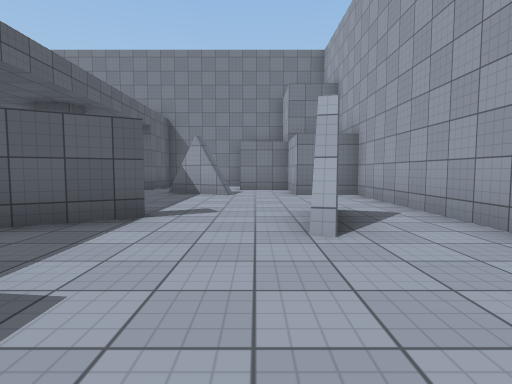
[1] (above)

14 first-person views from a walk through a 3-D level made in the Unity game engine. The camera is 1.2 m above the floor, tilts 4° down and sees 80° across. The floor is counted in squares, 2 m on a side. Each view is taken from the middle of a square. On the plan, view 1 faces up. The plan holds only what a view shows up to about 9 squares ahead; the rest is blank. The place goes on beyond the plan. The player character is not drawn. Surface patterns are stand-ins for the level's own textures.

[2]
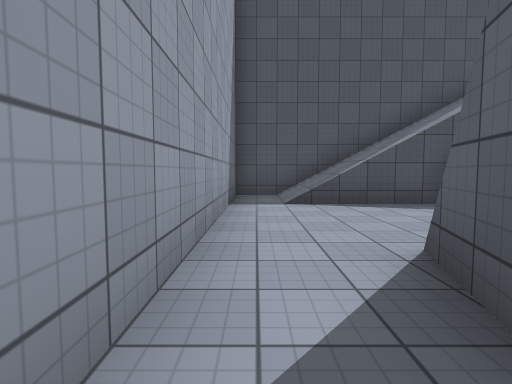

[3]
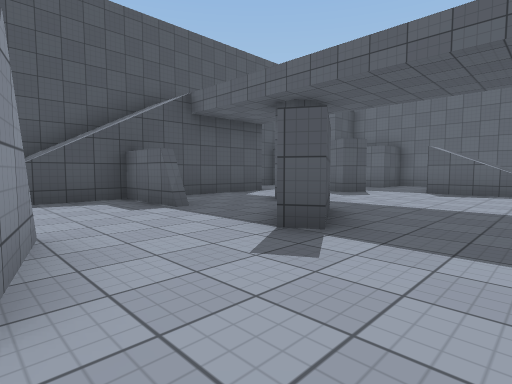

[4]
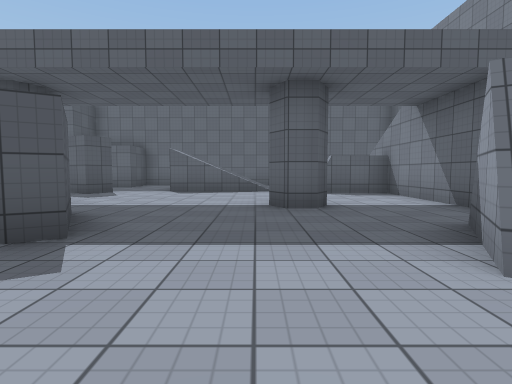

[5]
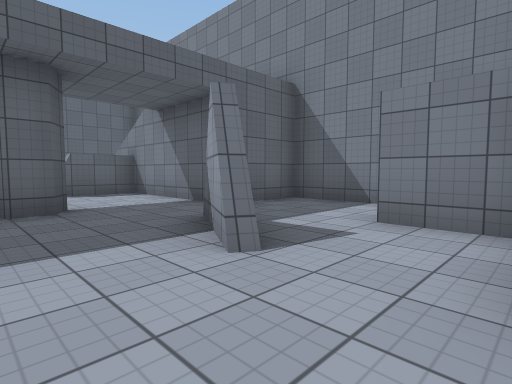

[6]
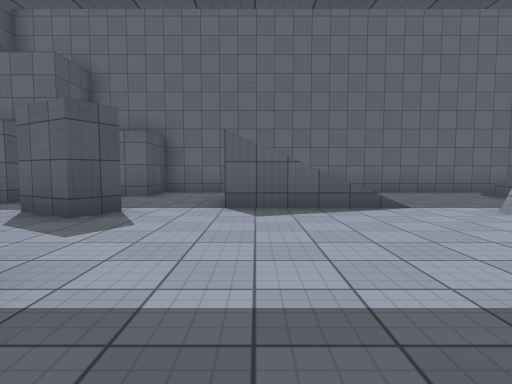

[7]
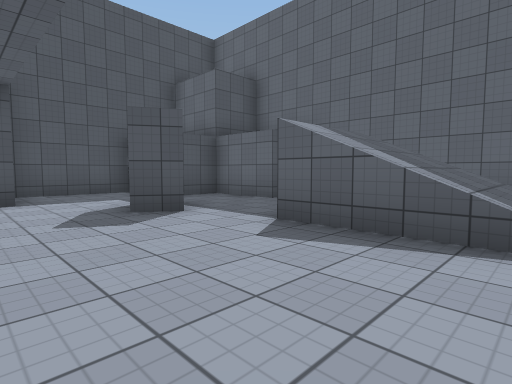

[8]
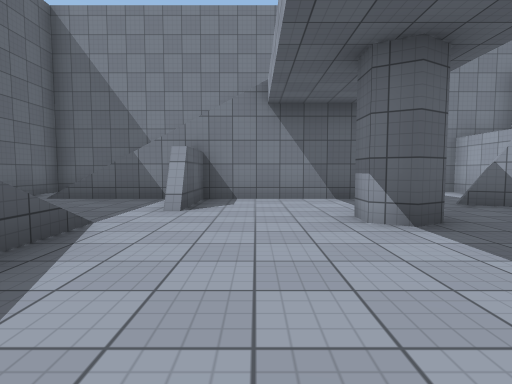

[9]
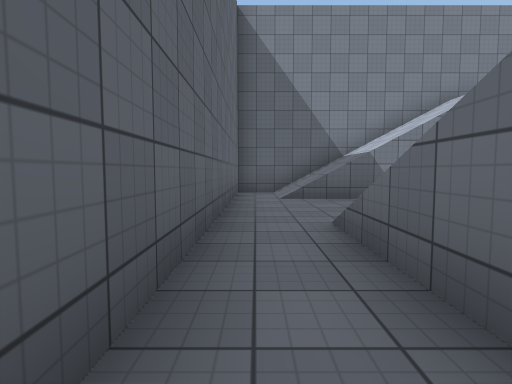

[10]
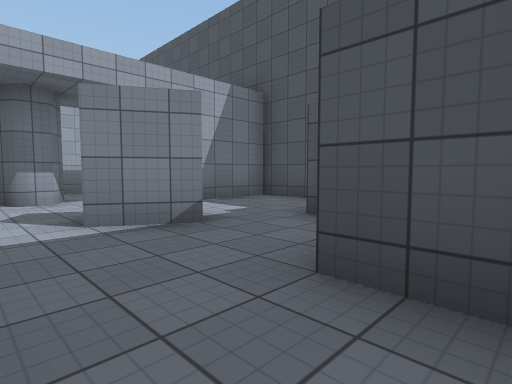

[11]
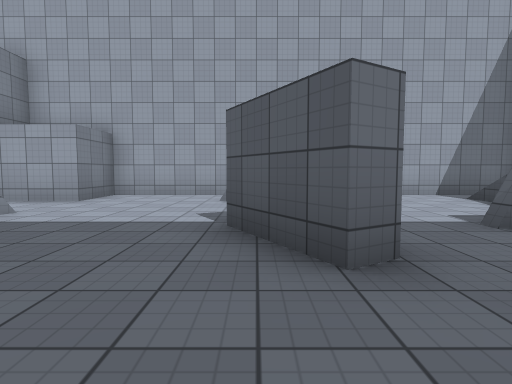

[12]
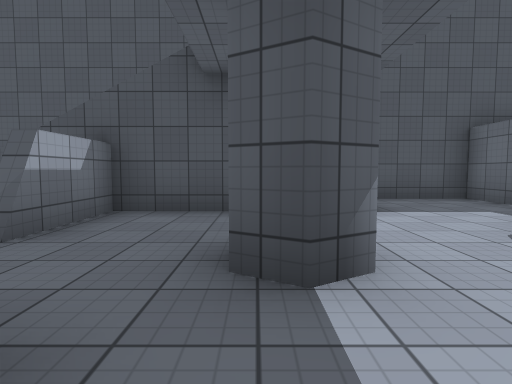

[13]
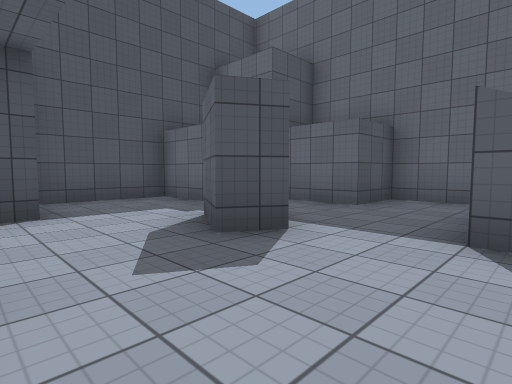

[14]
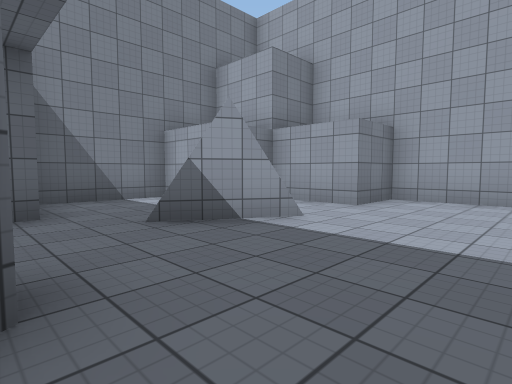

### Floor plan
Key: @ floor where view 1 was taken; # wall or solid block; . floor; / step, stairs or slope.
Columns run from 12 left of view 1 to 3 right of it. Each row starts with its distance up from view 1.
 12 #############
 11 #./////  /..#
 10 #./////  /..##
  9 #....#.......#
  8 #....#....##.###
  7 #.......#......#
  6 #.///..........#
  5 #.///..........#
  4 #.//#.....#..#.#
  3 #........##..#.#
  2 #....#..#......#
  1 ###.##....#....#
  0   #.......#.@..#
 -1   ##../  /////.#
 -2    #../  /////.#
 -3    #############

Positions as (right, up) in squares from view 1, and headings:
1: (0, 0), facing up
2: (2, 5), facing down
3: (1, 6), facing down-left
4: (1, 6), facing left
5: (1, 6), facing up-left
6: (-3, 4), facing left
7: (-5, 6), facing down-left
8: (-6, 3), facing up
9: (-11, 3), facing up
10: (-11, 3), facing down-right
11: (-5, 4), facing right
12: (-4, 4), facing down
13: (-5, 4), facing down-left
14: (-4, 5), facing up-right
